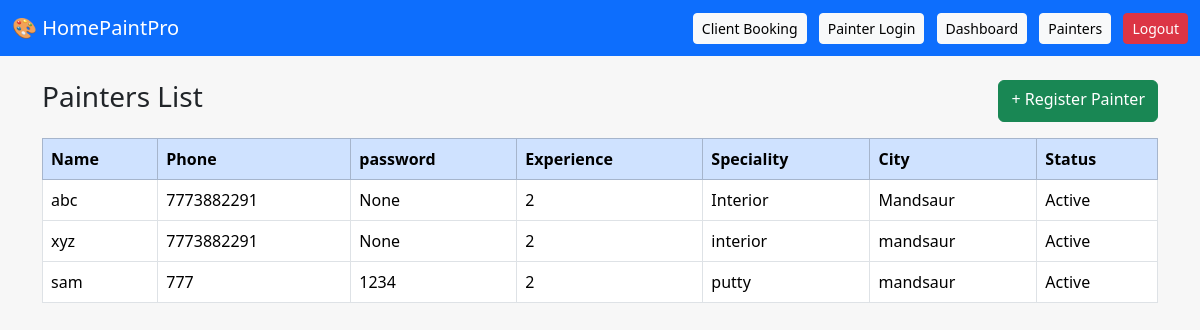
Screenshot of /painters (signed in) with the database file from the repository.
### app.py (models this page shows)
class Painter(db.Model):
    id = db.Column(db.Integer, primary_key=True)
    name = db.Column(db.String(100))
    phone = db.Column(db.String(20))
    experience = db.Column(db.String(50))
    speciality = db.Column(db.String(100))
    city = db.Column(db.String(100))
    password = db.Column(db.String(50))   # 🔥 ADDED
    is_active = db.Column(db.Boolean, default=True)

### app.py (the view)
@app.route('/painters')
@login_required
def painters_list():
    painters = Painter.query.all()
    return render_template('painters.html', painters=painters)

### app.py (called while the page is built)
def login_required(f):
    @wraps(f)
    def decorated_function(*args, **kwargs):
        if "user" not in session:
            flash("Please login first!", "warning")
            return redirect(url_for("login"))
        return f(*args, **kwargs)
    return decorated_function

### templates/painters.html
{% extends 'base.html' %}
{% block content %}
<div class="d-flex justify-content-between mb-3">
  <h3>Painters List</h3>
  <a href="{{ url_for('add_painter') }}" class="btn btn-success">+ Register Painter</a>
</div>
<table class="table table-bordered table-hover">
  <thead class="table-primary">
    <tr>
      <th>Name</th>
      <th>Phone</th>
      <th>password</th>
      <th>Experience</th>
      <th>Speciality</th>
      <th>City</th>
      <th>Status</th>
    </tr>
  </thead>
  <tbody>
    {% for p in painters %}
    <tr>
      <td>{{ p.name }}</td>
      <td>{{ p.phone }}</td>
      <td>{{ p.password }}</td>
      <td>{{ p.experience }}</td>
      <td>{{ p.speciality }}</td>
      <td>{{ p.city }}</td>
      <td>{{ 'Active' if p.is_active else 'Inactive' }}</td>
    </tr>
    {% endfor %}
  </tbody>
</table>
{% endblock %}

### templates/base.html (shortened to what this page needs)
<!DOCTYPE html>
<html lang="en">
<head>
    <link rel="stylesheet"
          href="https://cdn.jsdelivr.net/npm/bootstrap@5.3.2/dist/css/bootstrap.min.css">
</head>
<body>
<nav class="navbar navbar-dark bg-primary">
    <div class="container-fluid">
        <a class="navbar-brand" href="/">🎨 HomePaintPro</a>
        <div>
            <a href="/" class="btn btn-light btn-sm me-2">Client Booking</a>
            <a href="{{ url_for('painter_login') }}" class="btn btn-light btn-sm me-2">Painter Login</a>
            {% if session.user %}
                <a href="{{ url_for('dashboard') }}" class="btn btn-light btn-sm me-2">Dashboard</a>
                <a href="{{ url_for('painters_list') }}" class="btn btn-light btn-sm me-2">Painters</a>
                <a href="{{ url_for('logout') }}" class="btn btn-danger btn-sm">Logout</a>
            {% else %}
                <a href="{{ url_for('login') }}" class="btn btn-light btn-sm">Admin Login</a>
            {% endif %}
        </div>
    </div>
</nav>
<div class="container mt-4">
    {% block content %}{% endblock %}
</div>
</body>
</html>

### templates/base.html (style rules this page uses)
body { background-color: #f7f7f7; }

### rows the page displays
Painter: name "abc", phone "7773882291", password "None", experience "2", speciality "Interior", city "Mandsaur", is_active "Active"
Painter: name "xyz", phone "7773882291", password "None", experience "2", speciality "interior", city "mandsaur", is_active "Active"
Painter: name "sam", phone "777", password "1234", experience "2", speciality "putty", city "mandsaur", is_active "Active"
